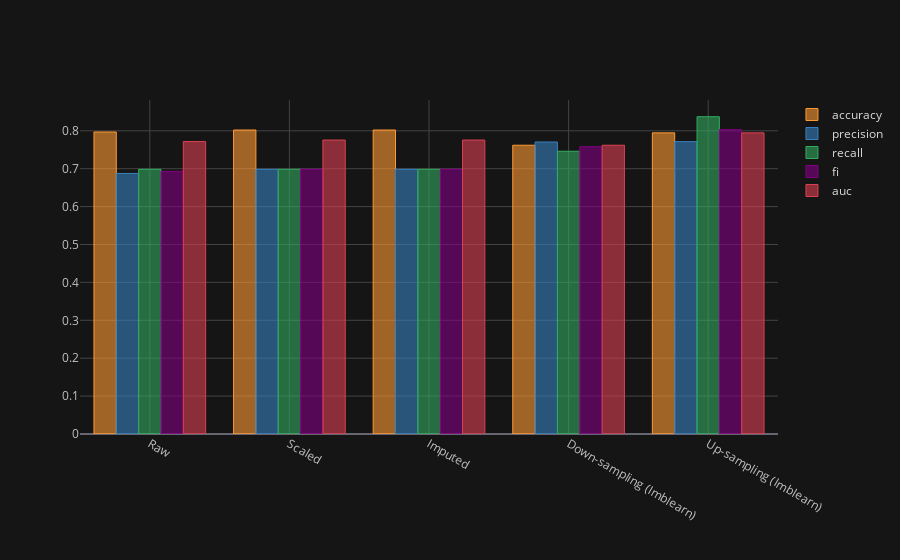

The notebook cell saved with this chart:
### Code cell
compare_df.iplot(kind='bar', width=0.9)

### Figure 1 — Plotly figure (JSON) as saved in the notebook; plotly's stock layout.template omitted (floating-point values rounded to 4 significant figures)
{"data": [{"marker": {"color": "rgba(255, 153, 51, 0.6)", "line": {"color": "rgba(255, 153, 51, 1.0)", "width": 1}}, "name": "accuracy", "orientation": "v", "text": "", "x": ["Raw", "Scaled", "Imputed", "Down-sampling (Imblearn)", "Up-sampling (Imblearn)"], "y": [0.7969, 0.8021, 0.8021, 0.7619, 0.7946], "type": "bar"}, {"marker": {"color": "rgba(55, 128, 191, 0.6)", "line": {"color": "rgba(55, 128, 191, 1.0)", "width": 1}}, "name": "precision", "orientation": "v", "text": "", "x": ["Raw", "Scaled", "Imputed", "Down-sampling (Imblearn)", "Up-sampling (Imblearn)"], "y": [0.6875, 0.6984, 0.6984, 0.7705, 0.7714], "type": "bar"}, {"marker": {"color": "rgba(50, 171, 96, 0.6)", "line": {"color": "rgba(50, 171, 96, 1.0)", "width": 1}}, "name": "recall", "orientation": "v", "text": "", "x": ["Raw", "Scaled", "Imputed", "Down-sampling (Imblearn)", "Up-sampling (Imblearn)"], "y": [0.6984, 0.6984, 0.6984, 0.746, 0.8372], "type": "bar"}, {"marker": {"color": "rgba(128, 0, 128, 0.6)", "line": {"color": "rgba(128, 0, 128, 1.0)", "width": 1}}, "name": "fi", "orientation": "v", "text": "", "x": ["Raw", "Scaled", "Imputed", "Down-sampling (Imblearn)", "Up-sampling (Imblearn)"], "y": [0.6929, 0.6984, 0.6984, 0.7581, 0.803], "type": "bar"}, {"marker": {"color": "rgba(219, 64, 82, 0.6)", "line": {"color": "rgba(219, 64, 82, 1.0)", "width": 1}}, "name": "auc", "orientation": "v", "text": "", "x": ["Raw", "Scaled", "Imputed", "Down-sampling (Imblearn)", "Up-sampling (Imblearn)"], "y": [0.7717, 0.7756, 0.7756, 0.7619, 0.7946], "type": "bar"}], "layout": {"legend": {"bgcolor": "#151516", "font": {"color": "#D9D9D9"}}, "paper_bgcolor": "#151516", "plot_bgcolor": "#151516", "title": {"font": {"color": "#D9D9D9"}}, "xaxis": {"gridcolor": "#434343", "showgrid": true, "tickfont": {"color": "#C2C2C2"}, "title": {"font": {"color": "#D9D9D9"}, "text": ""}, "zerolinecolor": "#666570"}, "yaxis": {"gridcolor": "#434343", "showgrid": true, "tickfont": {"color": "#C2C2C2"}, "title": {"font": {"color": "#D9D9D9"}, "text": ""}, "zerolinecolor": "#666570"}}}
